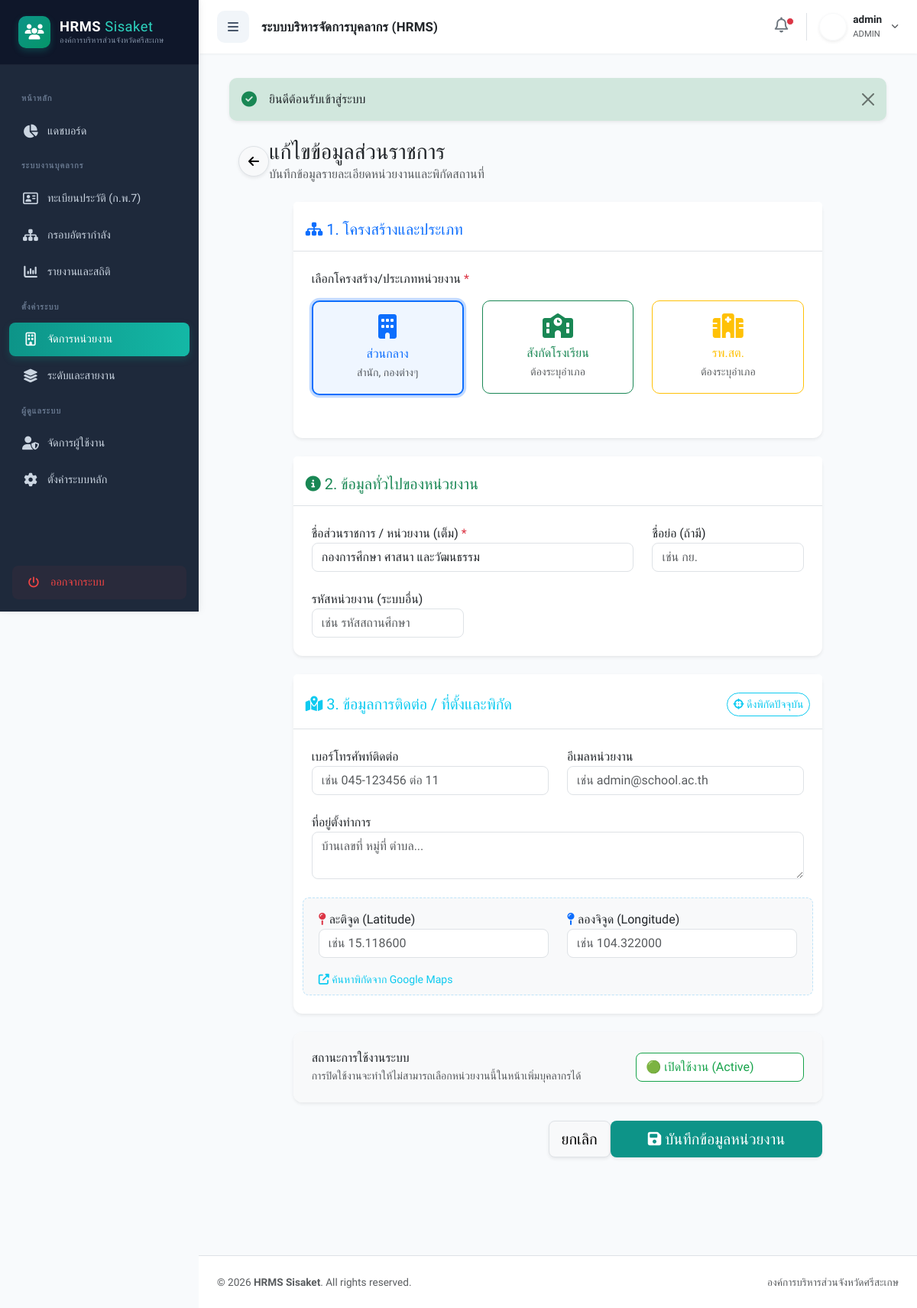
The app's page /index.php?action=department_edit&id=4 (signed in) with its own data.
### tables this page shows
CREATE TABLE `departments` (
  `id` int(11) NOT NULL,
  `name` varchar(255) NOT NULL,
  `type` varchar(100) NOT NULL,
  `created_at` timestamp NOT NULL DEFAULT current_timestamp(),
  `dept_type` enum('central','school','health') NOT NULL DEFAULT 'central' COMMENT 'ประเภท: ส่วนกลาง, โรงเรียน, รพ.สต.',
  `amphoe` varchar(100) DEFAULT NULL COMMENT 'ชื่ออำเภอ (สำหรับ รพ.สต.)',
  `status` enum('active','inactive') NOT NULL DEFAULT 'active' COMMENT 'สถานะการใช้งาน',
  `dept_code` varchar(50) DEFAULT NULL COMMENT 'รหัสหน่วยงาน',
  `short_name` varchar(100) DEFAULT NULL COMMENT 'ชื่อย่อ',
  `phone` varchar(50) DEFAULT NULL COMMENT 'เบอร์โทรศัพท์',
  `email` varchar(100) DEFAULT NULL COMMENT 'อีเมล',
  `address` text DEFAULT NULL COMMENT 'ที่อยู่หน่วยงาน',
  `latitude` varchar(50) DEFAULT NULL COMMENT 'ละติจูด',
  `longitude` varchar(50) DEFAULT NULL COMMENT 'ลองจิจูด'
);

### models/Department.php (called while the page is built, shortened)
<?php
class Department {
    private $conn;
    private $table_name = "departments";
    public function __construct($db) { $this->conn = $db; }
    public function readOne($id) {
        $query = "SELECT * FROM " . $this->table_name . " WHERE id = ? LIMIT 1";
        $stmt = $this->conn->prepare($query);
        $stmt->bindParam(1, $id);
        $stmt->execute();
        return $stmt->fetch(PDO::FETCH_ASSOC);
    }
}
?>

### views/department/form.php (the view, shortened to what this page needs)
<?php include 'views/layout/header.php'; ?>
<?php
$is_edit = isset($department);
$action_url = $is_edit ? "index.php?action=department_update" : "index.php?action=department_store";
$d_status = $is_edit ? $department['status'] : 'active';
?>
<div class="container-fluid mb-5">
    <div class="d-flex align-items-center mb-4">
        <a href="index.php?action=departments" class="btn btn-light border mr-3 rounded-circle shadow-sm" style="width: 40px; height: 40px; display: flex; align-items: center; justify-content: center;">
            <i class="fas fa-arrow-left"></i>
        </a>
        <div>
            <h2 class="h3 font-weight-bold text-dark mb-0">
                <?= $is_edit ? 'แก้ไขข้อมูลส่วนราชการ' : 'เพิ่มส่วนราชการ/หน่วยงานใหม่' ?>
            </h2>
            <p class="text-muted mb-0">บันทึกข้อมูลรายละเอียดหน่วยงานและพิกัดสถานที่</p>
        </div>
    </div>
    <div class="row justify-content-center">
        <div class="col-lg-10">
            <form action="<?= $action_url ?>" method="POST">
                <div class="card shadow-sm border-0 mb-4" style="border-radius: 12px;">
                    <div class="card-header bg-white border-bottom pt-4 pb-3">
                        <h5 class="font-weight-bold text-primary mb-0"><i class="fas fa-sitemap mr-2"></i> 1. โครงสร้างและประเภท</h5>
                    </div>
                    <div class="card-body p-4">
                        <div class="form-group mb-4">
                            <label class="font-weight-bold text-dark mb-3">เลือกโครงสร้าง/ประเภทหน่วยงาน <span class="text-danger">*</span></label>
                            <div class="row">
                                <div class="col-md-4 mb-2">
                                    <div class="custom-control custom-radio custom-control-inline w-100 p-0">
                                        <label class="btn btn-outline-primary w-100 text-left px-3 py-3" for="type_central" style="border-radius: 10px;">
                                            <i class="fas fa-building fa-2x mb-2 d-block"></i>
                                            <span class="font-weight-bold d-block">ส่วนกลาง</span>
                                            <small class="text-muted">สำนัก, กองต่างๆ</small>
                                        </label>
                                    </div>
                                </div>
                                <div class="col-md-4 mb-2">
                                    <div class="custom-control custom-radio custom-control-inline w-100 p-0">
                                        <label class="btn btn-outline-success w-100 text-left px-3 py-3" for="type_school" style="border-radius: 10px;">
                                            <i class="fas fa-school fa-2x mb-2 d-block"></i>
                                            <span class="font-weight-bold d-block">สังกัดโรงเรียน</span>
                                            <small class="text-muted">ต้องระบุอำเภอ</small>
                                        </label>
                                    </div>
                                </div>
                                <div class="col-md-4 mb-2">
                                    <div class="custom-control custom-radio custom-control-inline w-100 p-0">
                                        <label class="btn btn-outline-warning w-100 text-left px-3 py-3" for="type_health" style="border-radius: 10px;">
                                            <i class="fas fa-hospital fa-2x mb-2 d-block"></i>
                                            <span class="font-weight-bold d-block">รพ.สต.</span>
                                            <small class="text-muted">ต้องระบุอำเภอ</small>
                                        </label>
                                    </div>
                                </div>
                            </div>
                        </div>
                    </div>
                </div>
                <div class="card shadow-sm border-0 mb-4" style="border-radius: 12px;">
                    <div class="card-header bg-white border-bottom pt-4 pb-3">
                        <h5 class="font-weight-bold text-success mb-0"><i class="fas fa-info-circle mr-2"></i> 2. ข้อมูลทั่วไปของหน่วยงาน</h5>
                    </div>
                    <div class="card-body p-4">
                        <div class="row">
                            <div class="col-md-8">
                                <div class="form-group mb-4">
                                    <label class="font-weight-bold text-dark" for="name">ชื่อส่วนราชการ / หน่วยงาน (เต็ม) <span class="text-danger">*</span></label>
                                    <input type="text" class="form-control" id="name" name="name"
                                           value="<?= htmlspecialchars($department['name'] ?? '') ?>" required
                                           placeholder="เช่น กองยุทธศาสตร์และงบประมาณ" style="border-radius: 8px;">
                                </div>
                            </div>
                            <div class="col-md-4">
                                <div class="form-group mb-4">
                                    <label class="font-weight-bold text-dark" for="short_name">ชื่อย่อ (ถ้ามี)</label>
                                    <input type="text" class="form-control" id="short_name" name="short_name"
                                           value="<?= htmlspecialchars($department['short_name'] ?? '') ?>"
                                           placeholder="เช่น กย." style="border-radius: 8px;">
                                </div>
                            </div>
                        </div>
                        <div class="row">
                            <div class="col-md-4">
                                <div class="form-group mb-0">
                                    <label class="font-weight-bold text-dark" for="dept_code">รหัสหน่วยงาน (ระบบอื่น)</label>
                                    <input type="text" class="form-control" id="dept_code" name="dept_code"
                                           value="<?= htmlspecialchars($department['dept_code'] ?? '') ?>"
                                           placeholder="เช่น รหัสสถานศึกษา" style="border-radius: 8px;">
                                </div>
                            </div>
                        </div>
                    </div>
                </div>
                <div class="card shadow-sm border-0 mb-4" style="border-radius: 12px;">
                    <div class="card-header bg-white border-bottom pt-4 pb-3 d-flex justify-content-between align-items-center">
                        <h5 class="font-weight-bold text-info mb-0"><i class="fas fa-map-marked-alt mr-2"></i> 3. ข้อมูลการติดต่อ / ที่ตั้งและพิกัด</h5>
                        <button type="button" id="btn-get-location" class="btn btn-sm btn-outline-info" style="border-radius: 20px;">
                            <i class="fas fa-crosshairs mr-1"></i> ดึงพิกัดปัจจุบัน
                        </button>
                    </div>
                    <div class="card-body p-4">
                        <div class="row">
                            <div class="col-md-6">
                                <div class="form-group mb-4">
                                    <label class="font-weight-bold text-dark" for="phone">เบอร์โทรศัพท์ติดต่อ</label>
                                    <input type="text" class="form-control" id="phone" name="phone"
                                           value="<?= htmlspecialchars($department['phone'] ?? '') ?>"
                                           placeholder="เช่น 045-123456 ต่อ 11" style="border-radius: 8px;">
                                </div>
                            </div>
                            <div class="col-md-6">
                                <div class="form-group mb-4">
                                    <label class="font-weight-bold text-dark" for="email">อีเมลหน่วยงาน</label>
                                    <input type="email" class="form-control" id="email" name="email"
                                           value="<?= htmlspecialchars($department['email'] ?? '') ?>"
                                           placeholder="เช่น admin@school.ac.th" style="border-radius: 8px;">
                                </div>
                            </div>
                        </div>
                        <div class="row">
                            <div class="col-md-12">
                                <div class="form-group mb-4">
                                    <label class="font-weight-bold text-dark" for="address">ที่อยู่ตั้งทำการ</label>
                                    <textarea class="form-control" id="address" name="address" rows="2"
                                              placeholder="บ้านเลขที่ หมู่ที่ ตำบล..." style="border-radius: 8px;"><?= htmlspecialchars($department['address'] ?? '') ?></textarea>
                                </div>
                            </div>
                        </div>
                        <div class="row bg-light pt-3 pb-2 px-2" style="border-radius: 8px; border: 1px dashed #bee3f8;">
                            <div class="col-md-6">
                                <div class="form-group mb-3">
                                    <label class="font-weight-bold text-dark" for="latitude"><i class="fas fa-map-pin text-danger mr-1"></i> ละติจูด (Latitude)</label>
                                    <input type="text" class="form-control" id="latitude" name="latitude"
                                           value="<?= htmlspecialchars($department['latitude'] ?? '') ?>"
                                           placeholder="เช่น 15.118600" style="border-radius: 8px;">
                                </div>
                            </div>
                            <div class="col-md-6">
                                <div class="form-group mb-3">
                                    <label class="font-weight-bold text-dark" for="longitude"><i class="fas fa-map-pin text-primary mr-1"></i> ลองจิจูด (Longitude)</label>
                                    <input type="text" class="form-control" id="longitude" name="longitude"
                                           value="<?= htmlspecialchars($department['longitude'] ?? '') ?>"
                                           placeholder="เช่น 104.322000" style="border-radius: 8px;">
                                </div>
                            </div>
                            <div class="col-12 text-right">
                                <a href="https://www.google.co.th/maps" target="_blank" class="text-info small text-decoration-none">
                                    <i class="fas fa-external-link-alt"></i> ค้นหาพิกัดจาก Google Maps
                                </a>
                            </div>
                        </div>
                    </div>
                </div>
                <div class="card shadow-sm border-0 mb-4" style="border-radius: 12px;">
                    <div class="card-body p-4 bg-light" style="border-radius: 12px;">
                        <div class="d-flex align-items-center justify-content-between">
                            <div>
                                <h6 class="font-weight-bold text-dark mb-1">สถานะการใช้งานระบบ</h6>
                                <p class="text-muted mb-0 small">การปิดใช้งานจะทำให้ไม่สามารถเลือกหน่วยงานนี้ในหน้าเพิ่มบุคลากรได้</p>
                            </div>
                            <div>
                                <select class="form-control font-weight-bold" name="status" style="border-radius: 8px; width: 220px; <?= $d_status == 'active' ? 'color: #16a34a; border-color: #16a34a;' : 'color: #64748b;' ?>">
                                    <option value="active" <?= $d_status == 'active' ? 'selected' : '' ?>>🟢 เปิดใช้งาน (Active)</option>
                                </select>
                            </div>
                        </div>
                    </div>
                </div>
                <div class="d-flex justify-content-end mb-5">
                    <a href="index.php?action=departments" class="btn btn-light border btn-lg mr-3 font-weight-bold shadow-sm" style="border-radius: 8px;">ยกเลิก</a>
                    <button type="submit" class="btn text-white btn-lg font-weight-bold px-5 shadow-sm" style="background-color: #0d9488; border-radius: 8px;">
                        <i class="fas fa-save mr-2"></i> บันทึกข้อมูลหน่วยงาน
                    </button>
                </div>
            </form>
        </div>
    </div>
</div>
<?php include 'views/layout/footer.php'; ?>

### views/layout/header.php (style rules this page uses)
:root { --primary: #0d9488; --primary-hover: #0f766e; --sidebar-bg: #1e293b; --sidebar-text: #cbd5e1; --sidebar-width: 260px; --sidebar-collapsed-width: 76px; --topbar-height: 70px; --bg-light: #f8fafc; --transition-speed: 0.3s; }
body { font-family: 'Prompt', sans-serif; background-color: var(--bg-light); color: #334155; overflow-x: hidden; }

### views/department/form.php (style rules this page uses)
.dept-type-radio:checked + label { border-width: 2px !important; background-color: rgba(0,0,0,0.03); box-shadow: 0 0 0 0.2rem rgba(38, 143, 255, 0.25); }
.dept-type-radio:checked + label.btn-outline-primary { box-shadow: 0 0 0 0.2rem rgba(13, 110, 253, 0.25); background-color: #eff6ff; }

### records on screen
departments: name "กองการศึกษา ศาสนา และวัฒนธรรม", status "🟢 เปิดใช้งาน (Active)"

### other values on screen
$_SESSION['username'] "admin"
$_SESSION['role'] "ADMIN"
$_SESSION['message'] "ยินดีต้อนรับเข้าสู่ระบบ"
